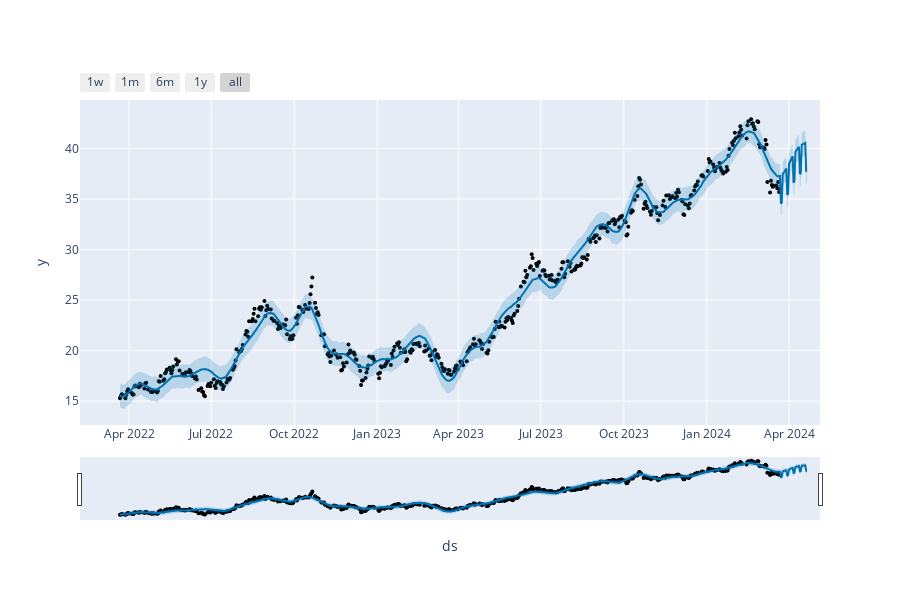

Notebook source saved alongside this figure:
### Markdown cell above
### Visualizando as previsões

### Code cell
plot_plotly(modelo, previsoes)

### Figure 1 — Plotly figure (JSON) as saved in the notebook; plotly's stock layout.template omitted (floating-point values rounded to 4 significant figures; data arrays with more than 128 entries replaced by an {"elided": "..."} marker saying what was removed)
{"data": [{"marker": {"color": "black", "size": 4}, "mode": "markers", "name": "Actual", "type": "scatter", "x": {"elided": "501 str values"}, "y": {"elided": "501 float values"}}, {"hoverinfo": "skip", "line": {"width": 0}, "mode": "lines", "type": "scatter", "x": {"elided": "531 str values"}, "y": {"elided": "531 float values"}}, {"fill": "tonexty", "fillcolor": "rgba(0, 114, 178, 0.2)", "line": {"color": "#0072B2", "width": 2}, "mode": "lines", "name": "Predicted", "type": "scatter", "x": {"elided": "531 str values"}, "y": {"elided": "531 float values"}}, {"fill": "tonexty", "fillcolor": "rgba(0, 114, 178, 0.2)", "hoverinfo": "skip", "line": {"width": 0}, "mode": "lines", "type": "scatter", "x": {"elided": "531 str values"}, "y": {"elided": "531 float values"}}], "layout": {"height": 600, "showlegend": false, "width": 900, "xaxis": {"rangeselector": {"buttons": [{"count": 7, "label": "1w", "step": "day", "stepmode": "backward"}, {"count": 1, "label": "1m", "step": "month", "stepmode": "backward"}, {"count": 6, "label": "6m", "step": "month", "stepmode": "backward"}, {"count": 1, "label": "1y", "step": "year", "stepmode": "backward"}, {"step": "all"}]}, "rangeslider": {"visible": true}, "title": {"text": "ds"}, "type": "date"}, "yaxis": {"title": {"text": "y"}}}}
